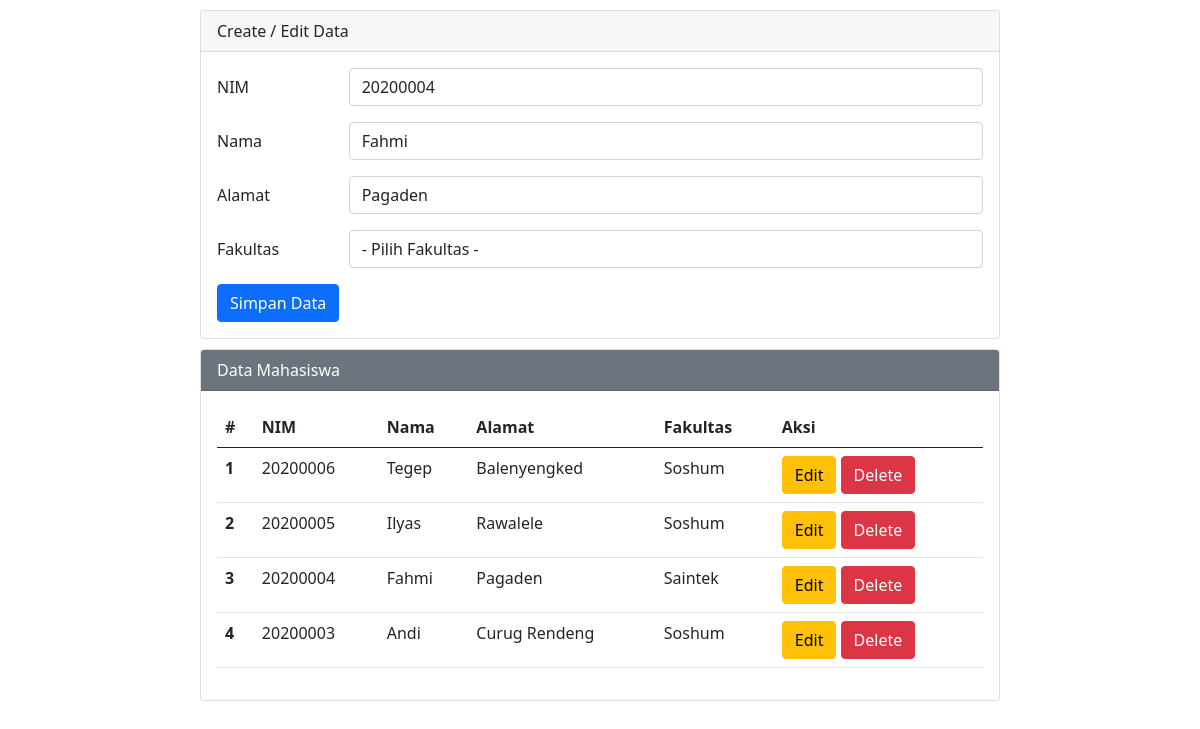
Page /ujian-php/index.php?op=edit&id=5 on the committed database.
### tables this page shows
CREATE TABLE `mahasiswa` (
  `id` int(11) NOT NULL,
  `nim` varchar(25) NOT NULL,
  `nama` varchar(50) NOT NULL,
  `alamat` varchar(100) NOT NULL,
  `fakultas` varchar(25) NOT NULL
);

### ujian-php/index.php (the view, shortened to what this page needs)
<?php
$host       = "localhost";
$user       = "root";
$pass       = "";
$db         = "akademik";
$koneksi    = mysqli_connect($host, $user, $pass, $db);
$nim        = "";
$nama       = "";
$alamat     = "";
if (isset($_GET['op'])) {
    $op = $_GET['op'];
} else {
    $op = "";
}
if ($op == 'edit') {
    $id         = $_GET['id'];
    $sql1       = "select * from mahasiswa where id = '$id'";
    $q1         = mysqli_query($koneksi, $sql1);
    $r1         = mysqli_fetch_array($q1);
    $nim        = $r1['nim'];
    $nama       = $r1['nama'];
    $alamat     = $r1['alamat'];
}
?>
<!DOCTYPE html>
<html lang="en">
<head>
    <link href="https://cdn.jsdelivr.net/npm/bootstrap@5.0.0-beta2/dist/css/bootstrap.min.css" rel="stylesheet">
</head>
<body>
    <div class="mx-auto">
        <div class="card">
            <div class="card-header">
                Create / Edit Data
            </div>
            <div class="card-body">
                <form action="" method="POST">
                    <div class="mb-3 row">
                        <label for="nim" class="col-sm-2 col-form-label">NIM</label>
                        <div class="col-sm-10">
                            <input type="text" class="form-control" id="nim" name="nim" value="<?php echo $nim ?>">
                        </div>
                    </div>
                    <div class="mb-3 row">
                        <label for="nama" class="col-sm-2 col-form-label">Nama</label>
                        <div class="col-sm-10">
                            <input type="text" class="form-control" id="nama" name="nama" value="<?php echo $nama ?>">
                        </div>
                    </div>
                    <div class="mb-3 row">
                        <label for="alamat" class="col-sm-2 col-form-label">Alamat</label>
                        <div class="col-sm-10">
                            <input type="text" class="form-control" id="alamat" name="alamat" value="<?php echo $alamat ?>">
                        </div>
                    </div>
                    <div class="mb-3 row">
                        <label for="fakultas" class="col-sm-2 col-form-label">Fakultas</label>
                        <div class="col-sm-10">
                            <select class="form-control" name="fakultas" id="fakultas">
                                <option value="">- Pilih Fakultas -</option>
                            </select>
                        </div>
                    </div>
                    <div class="col-12">
                        <input type="submit" name="simpan" value="Simpan Data" class="btn btn-primary" />
                    </div>
                </form>
            </div>
        </div>
        <div class="card">
            <div class="card-header text-white bg-secondary">
                Data Mahasiswa
            </div>
            <div class="card-body">
                <table class="table">
                    <thead>
                        <tr>
                            <th scope="col">#</th>
                            <th scope="col">NIM</th>
                            <th scope="col">Nama</th>
                            <th scope="col">Alamat</th>
                            <th scope="col">Fakultas</th>
                            <th scope="col">Aksi</th>
                        </tr>
                    </thead>
                    <tbody>
                        <?php
                        $sql2   = "select * from mahasiswa order by id desc";
                        $q2     = mysqli_query($koneksi, $sql2);
                        $urut   = 1;
                        while ($r2 = mysqli_fetch_array($q2)) {
                            $id         = $r2['id'];
                            $nim        = $r2['nim'];
                            $nama       = $r2['nama'];
                            $alamat     = $r2['alamat'];
                            $fakultas   = $r2['fakultas'];
                        ?>
                            <tr>
                                <th scope="row"><?php echo $urut++ ?></th>
                                <td scope="row"><?php echo $nim ?></td>
                                <td scope="row"><?php echo $nama ?></td>
                                <td scope="row"><?php echo $alamat ?></td>
                                <td scope="row"><?php echo $fakultas ?></td>
                                <td scope="row">
                                    <a href="index.php?op=edit&id=<?php echo $id ?>"><button type="button" class="btn btn-warning">Edit</button></a>
                                    <a href="index.php?op=delete&id=<?php echo $id?>" onclick="return confirm('Yakin mau delete data?')"><button type="button" class="btn btn-danger">Delete</button></a>
                                </td>
                            </tr>
                        <?php
                        }
                        ?>
                    </tbody>
                </table>
            </div>
        </div>
    </div>
</body>
</html>

### ujian-php/index.php (style rules this page uses)
.mx-auto { width: 800px }
.card { margin-top: 10px; }

### rows in the picture
mahasiswa: nim "20200004", nama "Fahmi", alamat "Pagaden", fakultas "Saintek"
mahasiswa: nim "20200006", nama "Tegep", alamat "Balenyengked", fakultas "Soshum"
mahasiswa: nim "20200005", nama "Ilyas", alamat "Rawalele", fakultas "Soshum"
mahasiswa: nim "20200003", nama "Andi", alamat "Curug Rendeng", fakultas "Soshum"
